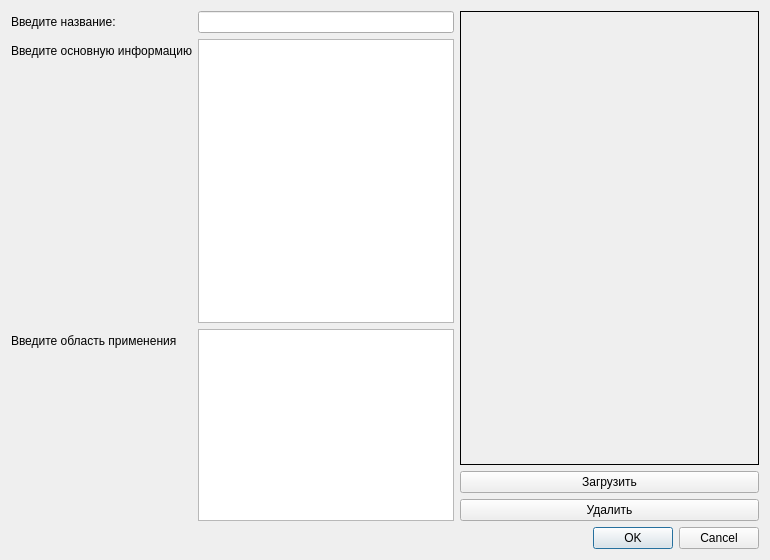
<?xml version="1.0" encoding="UTF-8"?>
<ui version="4.0">
 <class>AddPlant</class>
 <widget class="QDialog" name="AddPlant">
  <property name="geometry">
   <rect>
    <x>0</x>
    <y>0</y>
    <width>770</width>
    <height>560</height>
   </rect>
  </property>
  <property name="windowTitle">
   <string>Dialog</string>
  </property>
  <layout class="QGridLayout" name="gridLayout_2">
   <item row="0" column="0">
    <layout class="QFormLayout" name="formLayout">
     <item row="0" column="1">
      <widget class="QLineEdit" name="mainName"/>
     </item>
     <item row="0" column="0">
      <widget class="QLabel" name="label">
       <property name="text">
        <string>Введите название:</string>
       </property>
      </widget>
     </item>
     <item row="1" column="0">
      <widget class="QLabel" name="label_2">
       <property name="text">
        <string>Введите основную информацию</string>
       </property>
      </widget>
     </item>
     <item row="2" column="0">
      <widget class="QLabel" name="label_3">
       <property name="text">
        <string>Введите область применения</string>
       </property>
      </widget>
     </item>
     <item row="1" column="1">
      <widget class="QTextEdit" name="mainInfo">
       <property name="sizePolicy">
        <sizepolicy hsizetype="Expanding" vsizetype="Expanding">
         <horstretch>0</horstretch>
         <verstretch>1</verstretch>
        </sizepolicy>
       </property>
      </widget>
     </item>
     <item row="2" column="1">
      <widget class="QTextEdit" name="mainUsage">
       <property name="sizePolicy">
        <sizepolicy hsizetype="Expanding" vsizetype="Expanding">
         <horstretch>0</horstretch>
         <verstretch>0</verstretch>
        </sizepolicy>
       </property>
      </widget>
     </item>
    </layout>
   </item>
   <item row="0" column="1">
    <layout class="QGridLayout" name="gridLayout">
     <item row="1" column="0">
      <widget class="QPushButton" name="uploadButton">
       <property name="text">
        <string>Загрузить</string>
       </property>
      </widget>
     </item>
     <item row="0" column="0">
      <widget class="QLabel" name="image">
       <property name="frameShape">
        <enum>QFrame::Box</enum>
       </property>
       <property name="text">
        <string/>
       </property>
      </widget>
     </item>
     <item row="2" column="0">
      <widget class="QPushButton" name="deleteButton">
       <property name="text">
        <string>Удалить</string>
       </property>
      </widget>
     </item>
    </layout>
   </item>
   <item row="1" column="1">
    <widget class="QDialogButtonBox" name="buttonBox">
     <property name="standardButtons">
      <set>QDialogButtonBox::Cancel|QDialogButtonBox::Ok</set>
     </property>
    </widget>
   </item>
  </layout>
 </widget>
 <resources/>
 <connections/>
</ui>
